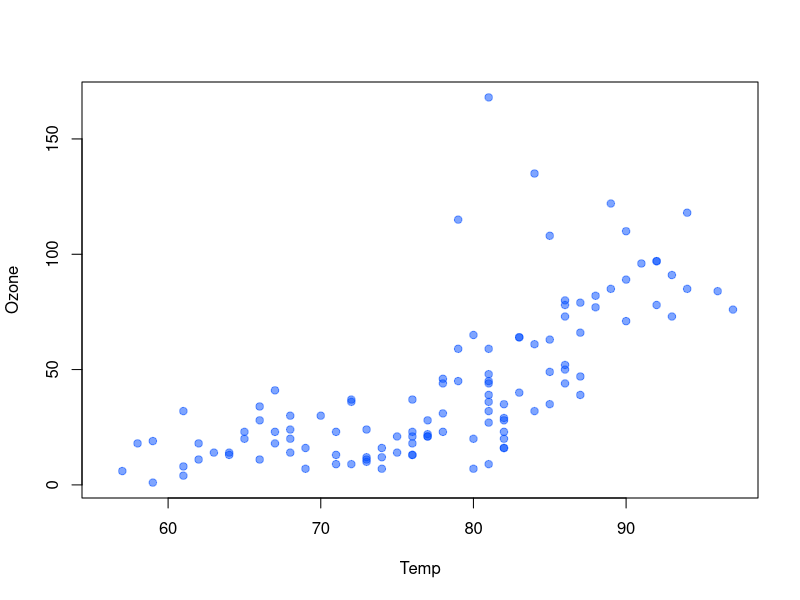

This figure's R source:
## ---- chunk 1
mean(1:1000)
## ---- chunk 2
with(airquality, plot(Temp, Ozone, pch=19, col=rgb(0, 0.3, 1, 0.5)))
